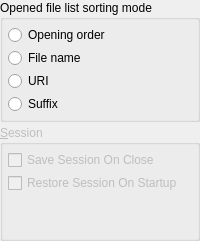
     <widget class="QWidget" name="pGeneral">
      <layout class="QGridLayout">
       <property name="margin">
        <number>0</number>
       </property>
       <property name="spacing">
        <number>3</number>
       </property>
       <item row="0" column="0">
        <widget class="QGroupBox" name="gbWorkspace">
         <property name="title">
          <string>Opened file list sorting mode</string>
         </property>
         <layout class="QGridLayout">
          <property name="margin">
           <number>5</number>
          </property>
          <property name="spacing">
           <number>3</number>
          </property>
          <item row="0" column="0">
           <widget class="QRadioButton" name="rbOpeningOrder">
            <property name="text">
             <string>Opening order</string>
            </property>
           </widget>
          </item>
          <item row="1" column="0">
           <widget class="QRadioButton" name="rbFileName">
            <property name="text">
             <string>File name</string>
            </property>
           </widget>
          </item>
          <item row="2" column="0">
           <widget class="QRadioButton" name="rbUri">
            <property name="text">
             <string>URI</string>
            </property>
           </widget>
          </item>
          <item row="3" column="0">
           <widget class="QRadioButton" name="rbSuffix">
            <property name="text">
             <string>Suffix</string>
            </property>
           </widget>
          </item>
         </layout>
        </widget>
       </item>
       <item row="2" column="0">
        <widget class="QGroupBox" name="gbSession">
         <property name="enabled">
          <bool>false</bool>
         </property>
         <property name="title">
          <string>&amp;Session</string>
         </property>
         <layout class="QVBoxLayout">
          <property name="spacing">
           <number>3</number>
          </property>
          <property name="margin">
           <number>5</number>
          </property>
          <item>
           <widget class="QCheckBox" name="cbSaveSession">
            <property name="text">
             <string>Save Session On Close</string>
            </property>
           </widget>
          </item>
          <item>
           <widget class="QCheckBox" name="cbRestoreSession">
            <property name="text">
             <string>Restore Session On Startup</string>
            </property>
           </widget>
          </item>
          <item>
           <spacer>
            <property name="orientation">
             <enum>Qt::Vertical</enum>
            </property>
            <property name="sizeHint" stdset="0">
             <size>
              <width>20</width>
              <height>40</height>
             </size>
            </property>
           </spacer>
          </item>
         </layout>
        </widget>
       </item>
      </layout>
     </widget>
